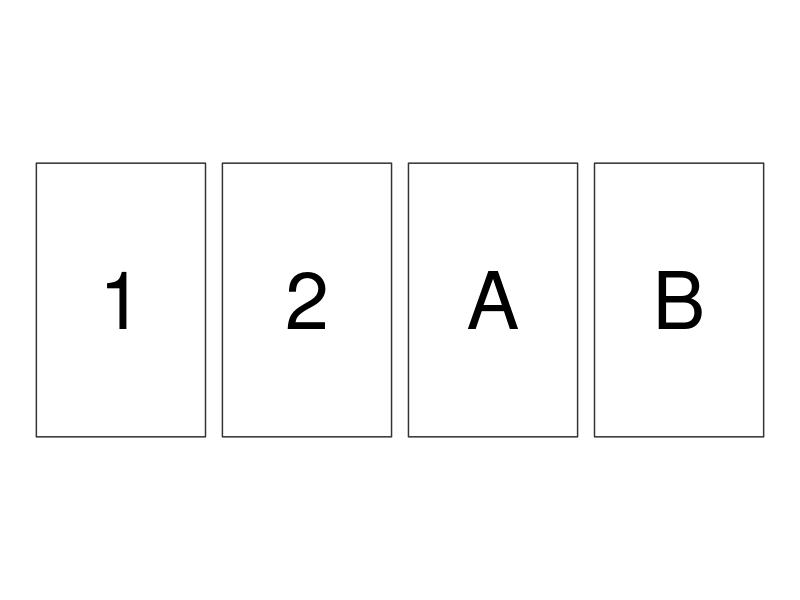
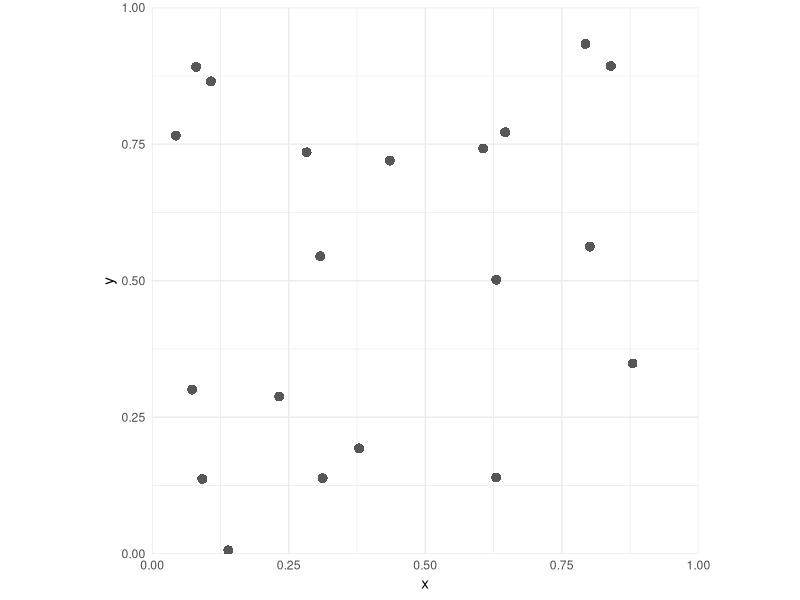
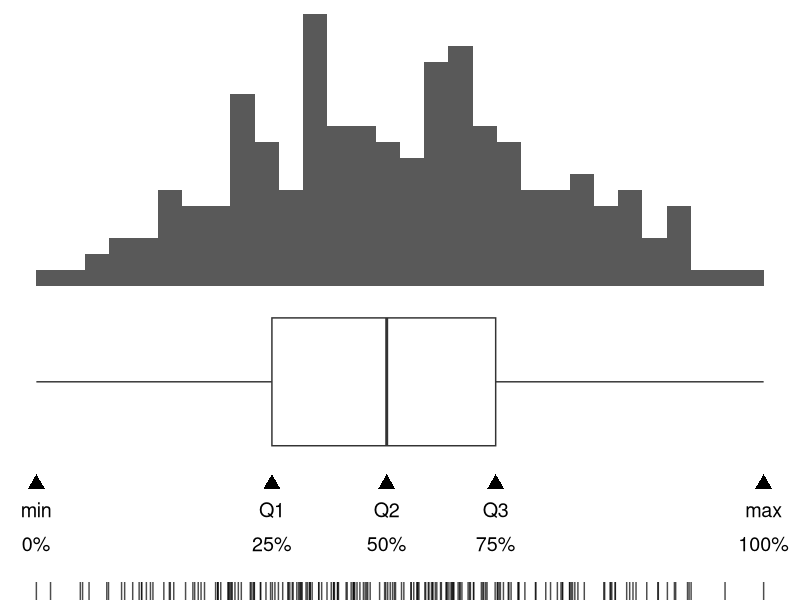
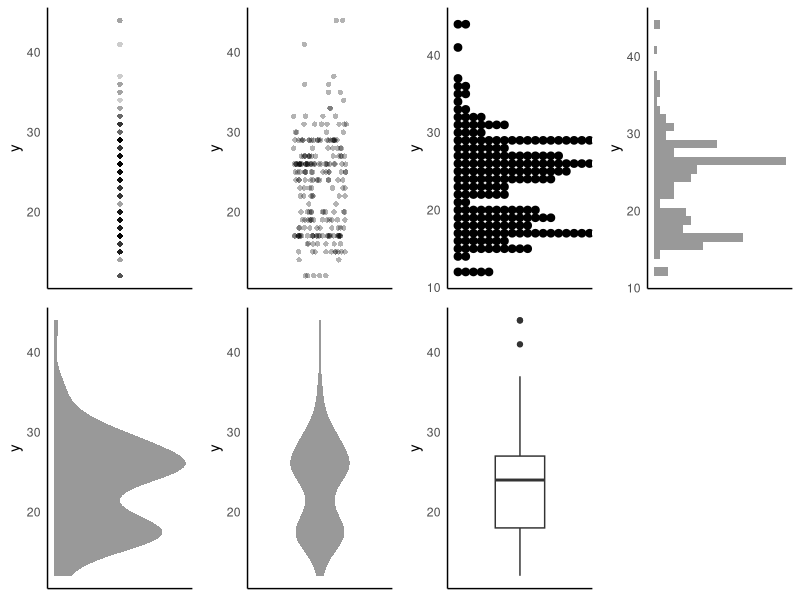
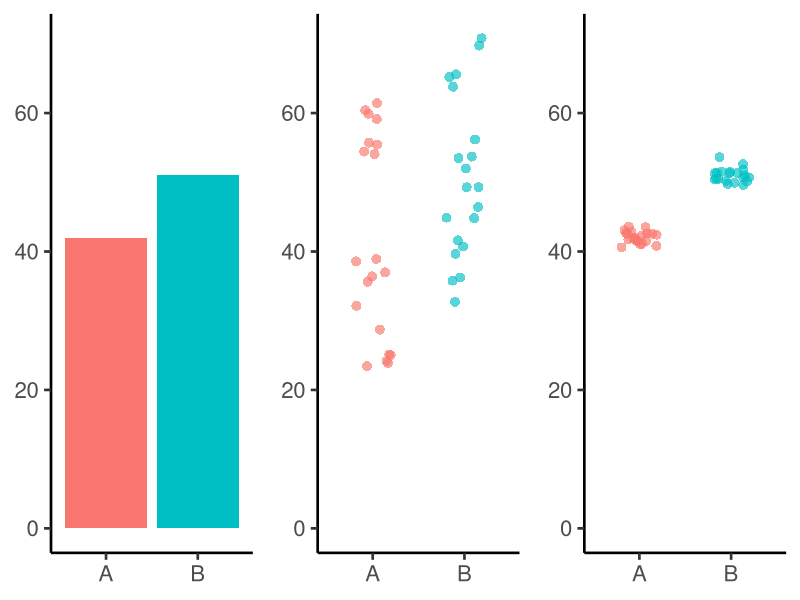
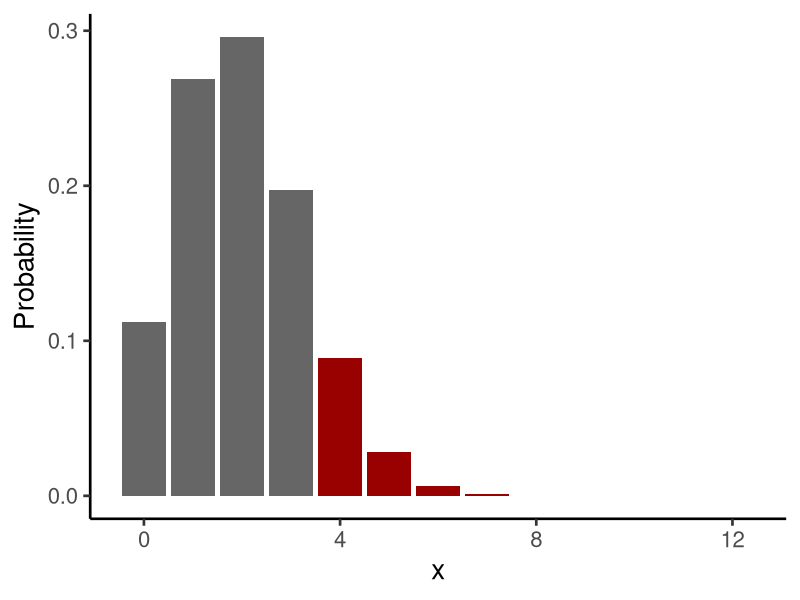
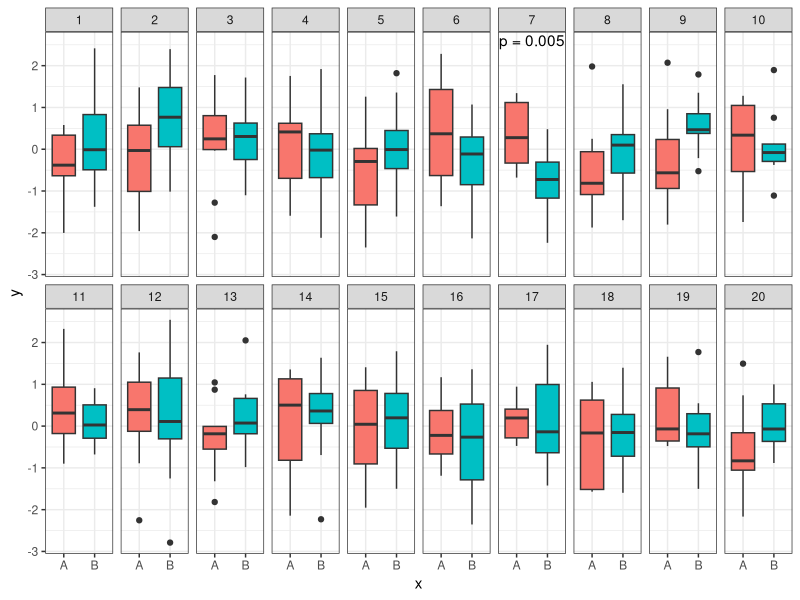
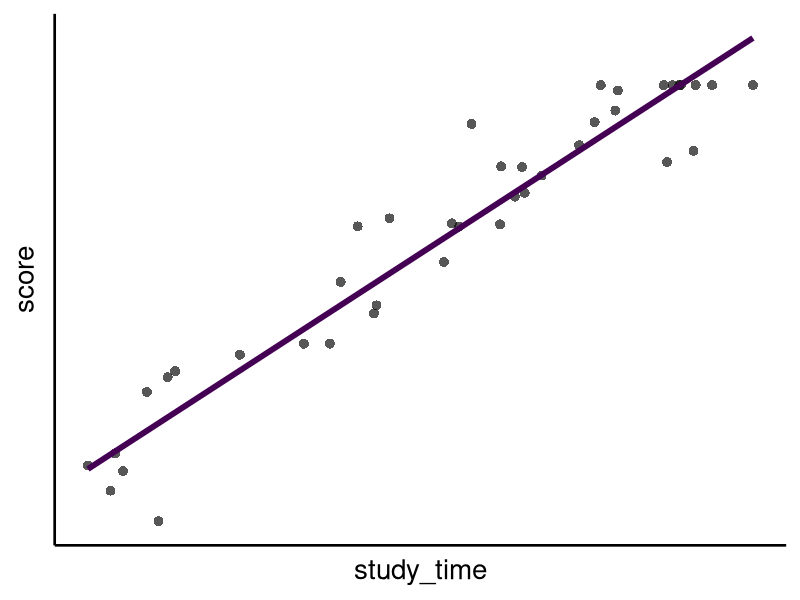

The R source for these figures, in order:
## ---- chunk 1

## ---- chunk 2
library(ggplot2)
library(tibble)
library(dplyr)
library(tidyr)
knitr::opts_chunk$set(cache = TRUE)
## ---- chunk 3
n = 20
g = (1 + sqrt(5)) / 2
card = tibble::tibble(x = c(0, 1, 1, 0), y = c(0, 0, g, g))
dplyr::bind_rows(
  card %>% dplyr::mutate(id = 0),
  card %>% dplyr::mutate(id = 1, x = x + 1.1),
  card %>% dplyr::mutate(id = 2, x = x + 2.2),
  card %>% dplyr::mutate(id = 3, x = x + 3.3),
) %>%
  ggplot() + aes(x, y) +
  geom_polygon(aes(group = id), fill = NA, color = "#333333") +
  scale_fill_identity() +
  annotate("text", x = c(0.5, 1.6, 2.7, 3.8), y = g / 2, label = c("1", "2", "A", "B"), size = 20) +
  coord_fixed() +
  theme_void()
## ---- chunk 4
n = 20
tibble::tibble(x = runif(n), y = runif(n)) %>%
  ggplot() + aes(x, y) +
  geom_point(shape = 16, size = 3, alpha = 0.66) +
  coord_fixed(xlim = c(0, 1), ylim = c(0, 1), expand = FALSE) +
  theme_minimal()
## ---- chunk 5
df = tibble::tibble(x = rnorm(200)) %>%
  dplyr::filter(abs(x) < 2) %>%
  dplyr::mutate(x = x + 3)
dfq = df %>% summarize(
  min = min(x),
  Q1 = quantile(x, 0.25),
  Q2 = quantile(x, 0.50),
  Q3 = quantile(x, 0.75),
  max = max(x)
) %>%
  tidyr::pivot_longer(everything(), values_to = "x") %>%
  dplyr::mutate(percent = paste0(c(0, 25, 50, 75, 100), "%"))
p_hist = ggplot(df) + aes(x) + geom_histogram(bins = 30) +
  theme_void(base_size = 18)
p_box = ggplot(df) + aes(x) +
  geom_boxplot() +
  geom_rug(length = unit(0.06, "npc"), alpha = 0.7) +
  geom_point(data = dfq, aes(y = -0.6), shape = 17, size = 4) +
  geom_text(data = dfq, aes(y = -0.75, label = name), size = 5) +
  geom_text(data = dfq, aes(y = -0.95, label = percent), size = 5) +
  coord_cartesian(ylim = c(-1.2, 0.4)) +
  theme_void(base_size = 18)
cowplot::plot_grid(p_hist, p_box, ncol = 1L)
## ---- chunk 6
df = mpg %>% dplyr::mutate(y = hwy)
p0 = ggplot(df) + aes(y = y) +
  theme_classic() +
  theme(axis.title.x = element_blank(), axis.text.x = element_blank(), axis.ticks = element_blank())

cowplot::plot_grid(nrow = 2L,
  p0 + geom_point(aes(x = 0), shape = 16, alpha = 0.2),
  p0 + geom_jitter(aes(x = 0), height = 0, shape = 16, alpha = 0.3) + coord_cartesian(xlim = c(-1, 1)),
  p0 + geom_dotplot(aes(x = 0), binaxis = "y", binwidth = 1),
  p0 + geom_histogram(fill = "#999999", bins = 30L),
  p0 + geom_density(fill = "#999999", color = NA),
  p0 + geom_violin(aes(x = 0), fill = "#999999", color = NA) + coord_cartesian(xlim = c(-1, 1)),
  p0 + geom_boxplot() + coord_cartesian(xlim = c(-1, 1))
)
## ---- chunk 7
n = 20
df1 = tibble::tibble(x = c("A", "B"), y = c(42, 51))
df2 = dplyr::bind_rows(
  tibble::tibble(x = "A", y = runif(n, 42 - 20, 42 + 20)),
  tibble::tibble(x = "B", y = runif(n, 51 - 20, 51 + 20)))
df3 = dplyr::bind_rows(
  tibble::tibble(x = "A", y = rnorm(n, 42, 1)),
  tibble::tibble(x = "B", y = rnorm(n, 51, 1)))
.lim = c(0, max(df2$y, df3$y))
.th = list(coord_cartesian(ylim = .lim),
  theme_classic(base_size = 20),
  theme(legend.position = "none", axis.title = element_blank()))

p1 = ggplot(df1) + aes(x, y, fill = x) +
  geom_col() +
  .th
p2 = ggplot(df2) + aes(x, y, color = x) +
  geom_jitter(height = 0, width = 0.2, shape = 16, size = 3, alpha = 0.66) +
  .th
cowplot::plot_grid(p1, p2, p2 %+% df3, nrow = 1)
## ---- chunk 8
n = 10; k = 9; p = 1 / 6
pbinom(k - 1, n, p, lower.tail = FALSE)
x = seq(k, n)
stopifnot(all.equal(dbinom(x, n, p), choose(n, x) * p ** x * (1 - p) ** (n - x)))
stopifnot(all.equal(sum(dbinom(x, n, p)), pbinom(k - 1, n, p, lower.tail = FALSE)))
## ---- chunk 9
X = 4L
n = 12L
tibble::tibble(x = seq.int(0L, n), Probability = dbinom(x, n, 1 / 6)) %>%
  dplyr::mutate(color = ifelse(x >= X, "#990000", "#666666")) %>%
  ggplot() + aes(x, Probability, fill = color) +
  geom_col() +
  scale_fill_identity() +
  theme_classic(base_size = 20)
# pbinom(X - 1L, n, 1 / 6, lower.tail = FALSE)
# sum(dbinom(seq(X, n), n, 1 / 6))
## ---- chunk 10
# 1 - (1 - 0.05) ** 10
nsam = 10L
nrep = 20L
y = split(rnorm(nsam * nrep * 2), ceiling(seq_len(nsam * nrep * 2) / nsam))
df = tidyr::crossing(repl = seq_len(nrep), x = c("A", "B")) %>%
  dplyr::mutate(y = y) %>%
  tidyr::unnest(y)
dfp = df %>%
  tidyr::nest(data = !repl) %>%
  dplyr::mutate(p = purrr::map_dbl(data, ~ t.test(y ~ x, data = .x)$p.value)) %>%
  dplyr::select(!data) %>%
  dplyr::mutate(x = 1.5, y = Inf, label = ifelse(p < 0.05, sprintf("p = %.3f", p), ""))
df %>%
  ggplot() + aes(x, y) +
  geom_boxplot(aes(fill = x)) +
  geom_text(data = dfp, aes(label = label), hjust = 0.5, vjust = 1.2) +
  facet_wrap(vars(repl), nrow = 2L) +
  theme_bw() +
  theme(legend.position = "none")
## ---- chunk 11
n = 40L
tibble::tibble(
  study_time = runif(n, 0, 40),
  score = pmin(rnorm(n, 3 * study_time, 10), 100)) %>%
  ggplot() +
  aes(study_time, score) +
  geom_point(shape = 16, alpha = 0.66, size = 3) +
  stat_smooth(method = lm, formula = y ~ x + 0, se = FALSE, color = "#440154", size = 2, alpha = 0.7) +
  theme_classic(base_size = 20) +
  theme(axis.text = element_blank(), axis.ticks = element_blank())
## ---- chunk 12
n = 40L
tibble::tibble(
  temperature = runif(n, 0, 40),
  beer_sales = rpois(n, temperature * 1.3),
  icecream_sales = rpois(n, temperature)) %>%
  ggplot() +
  aes(icecream_sales, beer_sales) +
  geom_point(shape = 16, alpha = 0.66, size = 3) +
  stat_smooth(method = lm, formula = y ~ x, se = FALSE, color = "#358779", size = 2, alpha = 0.7) +
  theme_classic(base_size = 20) +
  theme(axis.text = element_blank(), axis.ticks = element_blank())
## ---- chunk 13
n = 256
tibble::tibble(x = runif(n), y = runif(n)) %>%
  dplyr::mutate(sampled = abs(x + y - 1) < 0.2) %>%
  dplyr::mutate(color = ifelse(sampled, "#fde725", "#aaaaaa")) %>%
  ggplot() +
  aes(x, y) +
  geom_point(aes(color = color), shape = 16, size = 3, alpha = 1) +
  scale_color_identity() +
  coord_fixed() +
  theme_classic(base_size = 20) +
  theme(axis.text = element_blank(), axis.ticks = element_blank())
## ---- chunk 14
n = 32
df = tibble::tibble(x = rnorm(n), y = rnorm(n))
df_outlier = df %>% dplyr::bind_rows(data.frame(x = 10, y = 10))
df_subgroups = df %>% dplyr::bind_rows(df + 8)
.lim = range(df_outlier, df_subgroups)

.make_label_cor = function(df) {
  r = cor(df[["x"]], df[["y"]])
  sprintf("r = %.2f", r)
}
# .make_label_cor(df_usbb)

.plot_cor = function(df) {
  ggplot(df) + aes(x, y) +
    geom_point(shape = 16, size = 3, alpha = 0.66) +
    stat_smooth(method = lm, formula = y ~ x, se = FALSE, size = 3, color = "#fde725") +
    annotate("text", x = -Inf, y = Inf, hjust = -0.1, vjust = 2, size = 8, label = .make_label_cor(df)) +
    coord_fixed(xlim = .lim, ylim = .lim) +
    theme_classic(base_size = 20) +
    theme(axis.text = element_blank(), axis.ticks = element_blank())
}

cowplot::plot_grid(
  .plot_cor(df),
  .plot_cor(df_outlier),
  .plot_cor(df_subgroups),
  nrow = 1L
)
